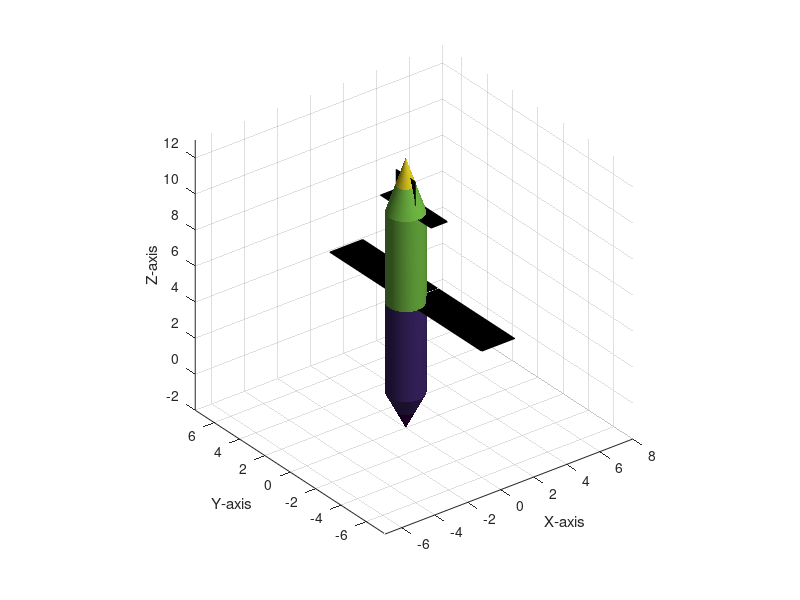

This chart was generated by the following MATLAB code: (Note: this script raises an error after producing the figure.)
% MATLAB Script to visualize an airplane with a compact hexagonal mask

% Clear workspace and command window
clear;
clc;

% Create figure window
figure;
hold on;
axis equal;
grid on;

% Set axis labels
xlabel('X-axis');
ylabel('Y-axis');
zlabel('Z-axis');

% Define parameters for the airplane
fuselageLength = 10; % Length of the fuselage
fuselageRadius = 1;  % Radius of the fuselage

% Create the fuselage
[x, y, z] = cylinder(fuselageRadius, 100);  % Increased resolution for better texture mapping
z = z * fuselageLength; % Scale z to match fuselage length

% Plot fuselage
fuselageSurf = surf(x, y, z, 'EdgeColor', 'none');
set(fuselageSurf, 'FaceColor', 'texturemap');

% Create the nose cone
noseLength = 2; % Length of the nose cone
[x_nose, y_nose, z_nose] = cylinder([0 fuselageRadius], 100);
z_nose = z_nose * noseLength - noseLength;

% Plot nose cone
noseSurf = surf(x_nose, y_nose, z_nose, 'EdgeColor', 'none');
set(noseSurf, 'FaceColor', 'texturemap');

% Create the tail cone
tailLength = 3; % Length of the tail cone
[x_tail, y_tail, z_tail] = cylinder([fuselageRadius 0], 100);
z_tail = z_tail * tailLength + fuselageLength;

% Plot tail cone
tailSurf = surf(x_tail, y_tail, z_tail, 'EdgeColor', 'none');
set(tailSurf, 'FaceColor', 'texturemap');

% Create the main wings using patches
wingSpan = 12;   % Total span of the wings
wingChord = 2;   % Distance from leading edge to trailing edge of the wing
wingZ = fuselageLength / 2;

% Define wing coordinates (left wing)
wingX = [0, wingChord, wingChord, 0];
wingY = [-wingSpan/2, -wingSpan/2, 0, 0];
wingZ = [wingZ, wingZ, wingZ, wingZ];

% Plot left wing
wingLeft = fill3(wingX, wingY, wingZ, 'k', 'FaceAlpha', 0.5);

% Plot right wing
wingRight = fill3(wingX, -wingY, wingZ, 'k', 'FaceAlpha', 0.5);

% Create the horizontal stabilizers
stabilizerSpan = 4;  % Span of the stabilizers
stabilizerChord = 1; % Chord length of the stabilizers
stabilizerZ = fuselageLength;

% Define stabilizer coordinates
stabX = [0, stabilizerChord, stabilizerChord, 0];
stabY = [-stabilizerSpan/2, -stabilizerSpan/2, 0, 0];
stabZ = [stabilizerZ, stabilizerZ, stabilizerZ, stabilizerZ];

% Plot left horizontal stabilizer
stabLeft = fill3(stabX, stabY, stabZ, 'k', 'FaceAlpha', 0.5);

% Plot right horizontal stabilizer
stabRight = fill3(stabX, -stabY, stabZ, 'k', 'FaceAlpha', 0.5);

% Create the vertical stabilizer
finWidth = 1.5;
finHeight = 2;

% Define fin coordinates
finX = [0 0 0 0];
finY = [-finWidth/2 finWidth/2 finWidth/2 -finWidth/2];
finZ = [fuselageLength fuselageLength fuselageLength+finHeight fuselageLength+finHeight];

% Plot the fin
fin = fill3(finX, finY, finZ, 'k', 'FaceAlpha', 0.5);

% Set up viewing options
view(3); % 3D view
axis equal; % Equal axis proportions
axis vis3d; % Fix aspect ratio for 3D visualization
camlight; % Add a light for better visualization
lighting gouraud; % Smooth lighting
material shiny; % Shiny material for the model

% Interactive viewing
rotate3d on; % Enable 3D rotation with mouse
zoom on; % Enable zooming with mouse

% Apply the compact hexagonal comb texture to the fuselage, nose, and tail
hexSize = 0.1; % Size of hexagons (smaller size for more compact)
[hexTexture] = createCompactHexagonalTexture(hexSize, 512);

% Apply the texture to the aircraft components
set(fuselageSurf, 'CData', hexTexture, 'FaceColor', 'texturemap');
set(noseSurf, 'CData', hexTexture, 'FaceColor', 'texturemap');
set(tailSurf, 'CData', hexTexture, 'FaceColor', 'texturemap');

% Function to generate a compact hexagonal pattern texture
function hexTexture = createCompactHexagonalTexture(hexSize, gridSize)
    % Hexagon vertices for a compact, gapless pattern
    theta = linspace(0, 2*pi, 7);
    hx = hexSize * cos(theta);
    hy = hexSize * sin(theta);
    
    % Create grid
    [X, Y] = meshgrid(linspace(-1, 1, gridSize), linspace(-1, 1, gridSize));
    
    % Calculate hexagon centers
    dx = hexSize * 3/2;  % Distance between hexagon centers horizontally
    dy = hexSize * sqrt(3);  % Distance between hexagon centers vertically
    
    % Create hexagonal pattern (compact, no gaps)
    hexPattern = zeros(size(X));
    for i = 1:size(X, 1)
        for j = 1:size(X, 2)
            % Calculate the hexagon center with offset
            cx = mod(floor(i / dx), 2) * dx/2 + round(X(i,j) / dx) * dx;
            cy = round(Y(i,j) / dy) * dy;
            
            % Check if the point is inside the hexagon
            if inpolygon(X(i,j), Y(i,j), hx + cx, hy + cy)
                hexPattern(i,j) = 1; % Inside hexagon
            end
        end
    end

    % Convert hexPattern to texture format
    hexTexture = repmat(hexPattern, [1, 1, 3]); % RGB texture
end
